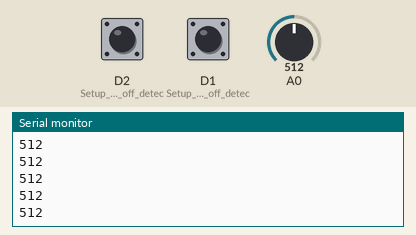
The sketch below on a simulated ESP8266 (NodeMCU). On the bench: the last lines printed to the serial monitor. The test bench sets the inputs (shaded band); at power-on: D2 (Setup_for_leads_off_detec) LOW, A0 = 512, D1 (Setup_for_leads_off_detec) LOW.

Above: at 1.2 s.
1.3 s: D2 (Setup_for_leads_off_detec) pulled HIGH for 0.15 s
2.9 s: A0 set to 716
At 3.7 s:
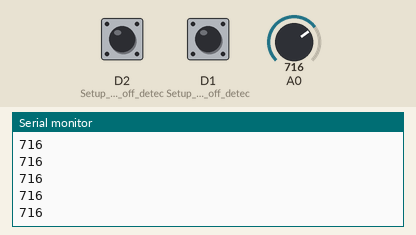
4.4 s: D1 (Setup_for_leads_off_detec) pulled HIGH for 0.15 s
6.0 s: A0 set to 900
At 6.9 s:
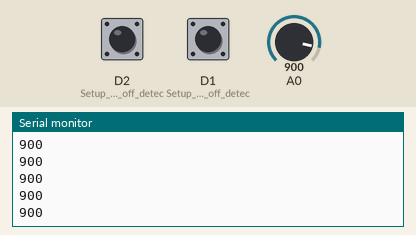
Timing chart, 0 to 8.5 s (numbered marks = the images above; inputs shaded):
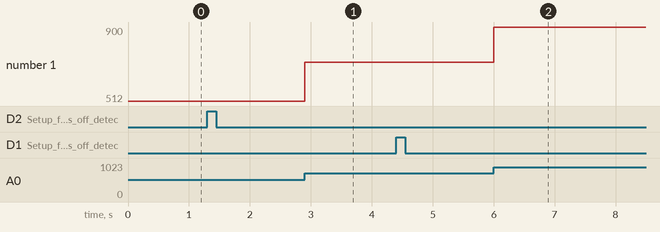

The sketch:

ECG.ino
```cpp
 int ecg  = 0;

void setup() {
  // initialize the serial communication:
  Serial.begin(9600);
  pinMode(D1, INPUT); // Setup for leads off detection LO +
  pinMode(D2, INPUT); // Setup for leads off detection LO -

}

void loop() {

  if((digitalRead(D1) == 1)||(digitalRead(D2) == 1)){
    Serial.println('!');
  }
  else{
    // send the value of analog input 0:
      ecg = analogRead(A0);
      Serial.println(ecg);
  }
  //Wait for a bit to keep serial data from saturating
  delay(1);
}
```

Measured:
- after the input at 2.9 s, the serial monitor: prints a new line at once (image 1)
- after the input at 6.0 s, the serial monitor: prints a new line at once (image 2)
- plotted number 1: 512 → 716 after the input at 2.9 s, 716 → 900 after the input at 6.0 s
